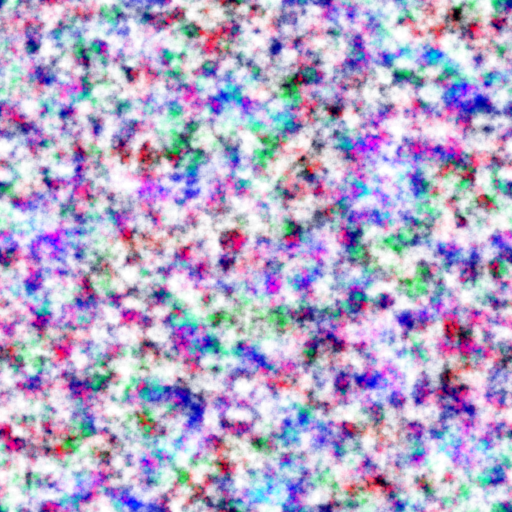
#> input picture assets/clouds/local_weather.png, 512 x 512 px
$ python coverage_curve.py
#> lines starting #> are read from the running program, lines starting #| are printed output that depends on the picture
# How much of the sky takram's clouds cover for each value of their `coverage`: the fraction of columns, over one
# local-weather tile, whose optical depth through layers r and g (their default heights) exceeds 1 - takram's own
# sampleWeather / sampleMedia (clouds.glsl), shape and detail at mip 0, no turbulence or evolution. Its output is the
# curve world::Clouds::coverageForCover and assets/clouds/shaders/fsim/coverage.glsl turn a cloud cover with.
# Needs numpy and Pillow.
import pathlib

import numpy as np
from PIL import Image

A = str(pathlib.Path(__file__).resolve().parents[2] / "assets" / "clouds") + "/"
weather = np.asarray(Image.open(A + "local_weather.png").convert("RGBA"), dtype=np.float32)[::-1] / 255.0  # flipY
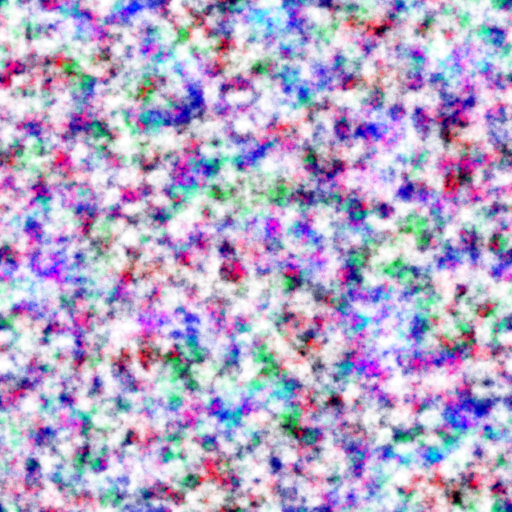
#> weather: shape (512, 512, 4) float32; mean R, G, B, A 0.278, 0.16, 0.5, 0.415; transparent parts drawn white
#> (the run stopped early here; a loop or call above may not have finished)

$ run again, with assets/clouds/turbulence.png copied over assets/clouds/local_weather.png
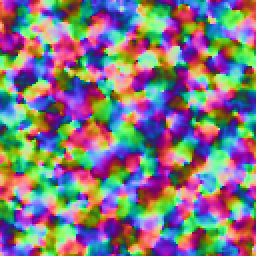
#> input picture assets/clouds/turbulence.png, 128 x 128 px (shown 2 times larger)
#> `weather = np.asarray(Image.open(A + "local_weather.png").convert("RGBA..`:
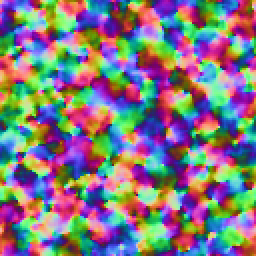
#> weather: shape (128, 128, 4) float32 (shown 2 times larger); mean R, G, B, A 0.501, 0.47, 0.501, 1
